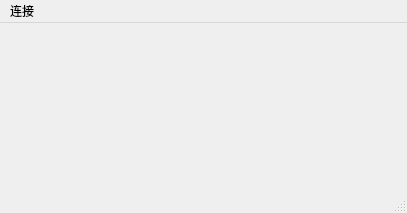
<?xml version="1.0" encoding="UTF-8"?>
<ui version="4.0">
 <class>MainWindow</class>
 <widget class="QMainWindow" name="MainWindow">
  <property name="geometry">
   <rect>
    <x>0</x>
    <y>0</y>
    <width>407</width>
    <height>213</height>
   </rect>
  </property>
  <property name="windowTitle">
   <string>MainWindow</string>
  </property>
  <widget class="QWidget" name="centralWidget">
   <layout class="QHBoxLayout" name="horizontalLayout">
    <item>
     <widget class="QStackedWidget" name="stackedWidget">
      <property name="currentIndex">
       <number>0</number>
      </property>
      <widget class="QWidget" name="page"/>
      <widget class="QWidget" name="page_2">
       <widget class="QLineEdit" name="lineEdit">
        <property name="geometry">
         <rect>
          <x>90</x>
          <y>36</y>
          <width>151</width>
          <height>20</height>
         </rect>
        </property>
       </widget>
       <widget class="QLabel" name="label">
        <property name="geometry">
         <rect>
          <x>40</x>
          <y>40</y>
          <width>41</width>
          <height>16</height>
         </rect>
        </property>
        <property name="text">
         <string>Server IP</string>
        </property>
       </widget>
      </widget>
     </widget>
    </item>
   </layout>
  </widget>
  <widget class="QMenuBar" name="menuBar">
   <property name="geometry">
    <rect>
     <x>0</x>
     <y>0</y>
     <width>407</width>
     <height>17</height>
    </rect>
   </property>
   <widget class="QMenu" name="menu">
    <property name="title">
     <string>连接</string>
    </property>
    <addaction name="actionConnect"/>
    <addaction name="actionDisconnect"/>
    <addaction name="actionServer_IP"/>
   </widget>
   <addaction name="menu"/>
  </widget>
  <widget class="QStatusBar" name="statusBar"/>
  <action name="actionConnect">
   <property name="text">
    <string>Start</string>
   </property>
  </action>
  <action name="actionDisconnect">
   <property name="text">
    <string>Stop</string>
   </property>
  </action>
  <action name="actionIP">
   <property name="text">
    <string>Server IP</string>
   </property>
  </action>
  <action name="actionServer_IP">
   <property name="text">
    <string>Server IP</string>
   </property>
  </action>
  <action name="actionStart">
   <property name="text">
    <string>Start</string>
   </property>
  </action>
  <action name="actionStop">
   <property name="text">
    <string>Stop</string>
   </property>
  </action>
 </widget>
 <layoutdefault spacing="6" margin="11"/>
 <resources/>
 <connections/>
</ui>
